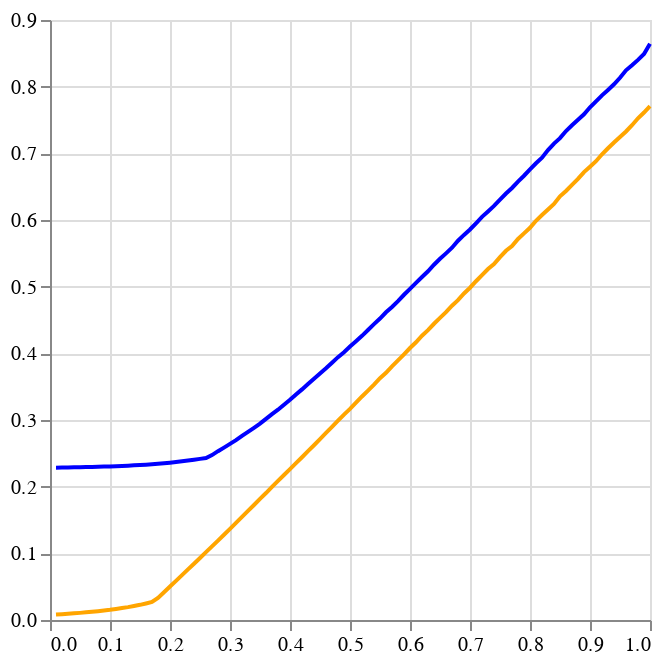

Source (notebook cell):
### Code cell
@vlplot(x=hvals)+
@vlplot(mark={:line, color=:blue}, x=hvals,y=y1)+
@vlplot(mark={:line, color=:orange}, x=hvals,y=y2)

### Figure 1 — Vega-Lite specification as saved in the notebook (floating-point values rounded to 4 significant figures)
{"data": {"values": [{"x": 0.01}, {"x": 0.02}, {"x": 0.03}, {"x": 0.04}, {"x": 0.05}, {"x": 0.06}, {"x": 0.07}, {"x": 0.08}, {"x": 0.09}, {"x": 0.1}, {"x": 0.11}, {"x": 0.12}, {"x": 0.13}, {"x": 0.14}, {"x": 0.15}, {"x": 0.16}, {"x": 0.17}, {"x": 0.18}, {"x": 0.19}, {"x": 0.2}, {"x": 0.21}, {"x": 0.22}, {"x": 0.23}, {"x": 0.24}, {"x": 0.25}, {"x": 0.26}, {"x": 0.27}, {"x": 0.28}, {"x": 0.29}, {"x": 0.3}, {"x": 0.31}, {"x": 0.32}, {"x": 0.33}, {"x": 0.34}, {"x": 0.35}, {"x": 0.36}, {"x": 0.37}, {"x": 0.38}, {"x": 0.39}, {"x": 0.4}, {"x": 0.41}, {"x": 0.42}, {"x": 0.43}, {"x": 0.44}, {"x": 0.45}, {"x": 0.46}, {"x": 0.47}, {"x": 0.48}, {"x": 0.49}, {"x": 0.5}, {"x": 0.51}, {"x": 0.52}, {"x": 0.53}, {"x": 0.54}, {"x": 0.55}, {"x": 0.56}, {"x": 0.57}, {"x": 0.58}, {"x": 0.59}, {"x": 0.6}, {"x": 0.61}, {"x": 0.62}, {"x": 0.63}, {"x": 0.64}, {"x": 0.65}, {"x": 0.66}, {"x": 0.67}, {"x": 0.68}, {"x": 0.69}, {"x": 0.7}, {"x": 0.71}, {"x": 0.72}, {"x": 0.73}, {"x": 0.74}, {"x": 0.75}, {"x": 0.76}, {"x": 0.77}, {"x": 0.78}, {"x": 0.79}, {"x": 0.8}, {"x": 0.81}, {"x": 0.82}, {"x": 0.83}, {"x": 0.84}, {"x": 0.85}, {"x": 0.86}, {"x": 0.87}, {"x": 0.88}, {"x": 0.89}, {"x": 0.9}, {"x": 0.91}, {"x": 0.92}, {"x": 0.93}, {"x": 0.94}, {"x": 0.95}, {"x": 0.96}, {"x": 0.97}, {"x": 0.98}, {"x": 0.99}, {"x": 1}]}, "encoding": {"x": {"field": "x", "title": null, "type": "quantitative"}}, "layer": [{"data": {"values": [{"x": 0.01, "y": 0.2285}, {"x": 0.02, "y": 0.2287}, {"x": 0.03, "y": 0.2288}, {"x": 0.04, "y": 0.229}, {"x": 0.05, "y": 0.2292}, {"x": 0.06, "y": 0.2294}, {"x": 0.07, "y": 0.2296}, {"x": 0.08, "y": 0.2298}, {"x": 0.09, "y": 0.2301}, {"x": 0.1, "y": 0.2304}, {"x": 0.11, "y": 0.2307}, {"x": 0.12, "y": 0.2311}, {"x": 0.13, "y": 0.2315}, {"x": 0.14, "y": 0.232}, {"x": 0.15, "y": 0.2325}, {"x": 0.16, "y": 0.233}, {"x": 0.17, "y": 0.2337}, {"x": 0.18, "y": 0.2344}, {"x": 0.19, "y": 0.2351}, {"x": 0.2, "y": 0.236}, {"x": 0.21, "y": 0.237}, {"x": 0.22, "y": 0.238}, {"x": 0.23, "y": 0.2392}, {"x": 0.24, "y": 0.2404}, {"x": 0.25, "y": 0.2417}, {"x": 0.26, "y": 0.243}, {"x": 0.27, "y": 0.2474}, {"x": 0.28, "y": 0.2532}, {"x": 0.29, "y": 0.2586}, {"x": 0.3, "y": 0.2641}, {"x": 0.31, "y": 0.2698}, {"x": 0.32, "y": 0.2762}, {"x": 0.33, "y": 0.2822}, {"x": 0.34, "y": 0.2883}, {"x": 0.35, "y": 0.2945}, {"x": 0.36, "y": 0.3017}, {"x": 0.37, "y": 0.3089}, {"x": 0.38, "y": 0.3154}, {"x": 0.39, "y": 0.323}, {"x": 0.4, "y": 0.3302}, {"x": 0.41, "y": 0.3384}, {"x": 0.42, "y": 0.3459}, {"x": 0.43, "y": 0.3541}, {"x": 0.44, "y": 0.362}, {"x": 0.45, "y": 0.3699}, {"x": 0.46, "y": 0.3776}, {"x": 0.47, "y": 0.386}, {"x": 0.48, "y": 0.3943}, {"x": 0.49, "y": 0.4017}, {"x": 0.5, "y": 0.4101}, {"x": 0.51, "y": 0.4181}, {"x": 0.52, "y": 0.4262}, {"x": 0.53, "y": 0.4351}, {"x": 0.54, "y": 0.4439}, {"x": 0.55, "y": 0.4521}, {"x": 0.56, "y": 0.4616}, {"x": 0.57, "y": 0.4695}, {"x": 0.58, "y": 0.4784}, {"x": 0.59, "y": 0.4878}, {"x": 0.6, "y": 0.4968}, {"x": 0.61, "y": 0.5058}, {"x": 0.62, "y": 0.5145}, {"x": 0.63, "y": 0.5231}, {"x": 0.64, "y": 0.5329}, {"x": 0.65, "y": 0.5418}, {"x": 0.66, "y": 0.5499}, {"x": 0.67, "y": 0.5585}, {"x": 0.68, "y": 0.5689}, {"x": 0.69, "y": 0.5776}, {"x": 0.7, "y": 0.5858}, {"x": 0.71, "y": 0.5951}, {"x": 0.72, "y": 0.6047}, {"x": 0.73, "y": 0.6129}, {"x": 0.74, "y": 0.6211}, {"x": 0.75, "y": 0.6305}, {"x": 0.76, "y": 0.6397}, {"x": 0.77, "y": 0.6481}, {"x": 0.78, "y": 0.6576}, {"x": 0.79, "y": 0.6664}, {"x": 0.8, "y": 0.6759}, {"x": 0.81, "y": 0.685}, {"x": 0.82, "y": 0.6935}, {"x": 0.83, "y": 0.7048}, {"x": 0.84, "y": 0.7146}, {"x": 0.85, "y": 0.7228}, {"x": 0.86, "y": 0.7335}, {"x": 0.87, "y": 0.7422}, {"x": 0.88, "y": 0.7504}, {"x": 0.89, "y": 0.7586}, {"x": 0.9, "y": 0.7691}, {"x": 0.91, "y": 0.7781}, {"x": 0.92, "y": 0.787}, {"x": 0.93, "y": 0.7951}, {"x": 0.94, "y": 0.8035}, {"x": 0.95, "y": 0.8134}, {"x": 0.96, "y": 0.8245}, {"x": 0.97, "y": 0.8322}, {"x": 0.98, "y": 0.8402}, {"x": 0.99, "y": 0.849}, {"x": 1, "y": 0.8644}]}, "encoding": {"x": {"field": "x", "title": null, "type": "quantitative"}, "y": {"field": "y", "title": null, "type": "quantitative"}}, "mark": {"color": "blue", "type": "line"}}, {"data": {"values": [{"x": 0.01, "y": 0.008244}, {"x": 0.02, "y": 0.008794}, {"x": 0.03, "y": 0.009288}, {"x": 0.04, "y": 0.009959}, {"x": 0.05, "y": 0.01068}, {"x": 0.06, "y": 0.01147}, {"x": 0.07, "y": 0.01222}, {"x": 0.08, "y": 0.01316}, {"x": 0.09, "y": 0.0142}, {"x": 0.1, "y": 0.01522}, {"x": 0.11, "y": 0.01647}, {"x": 0.12, "y": 0.01785}, {"x": 0.13, "y": 0.01928}, {"x": 0.14, "y": 0.02097}, {"x": 0.15, "y": 0.02275}, {"x": 0.16, "y": 0.02482}, {"x": 0.17, "y": 0.02705}, {"x": 0.18, "y": 0.0332}, {"x": 0.19, "y": 0.04169}, {"x": 0.2, "y": 0.05018}, {"x": 0.21, "y": 0.05874}, {"x": 0.22, "y": 0.06728}, {"x": 0.23, "y": 0.07587}, {"x": 0.24, "y": 0.08447}, {"x": 0.25, "y": 0.0931}, {"x": 0.26, "y": 0.1018}, {"x": 0.27, "y": 0.1104}, {"x": 0.28, "y": 0.1191}, {"x": 0.29, "y": 0.1278}, {"x": 0.3, "y": 0.1368}, {"x": 0.31, "y": 0.1457}, {"x": 0.32, "y": 0.1547}, {"x": 0.33, "y": 0.1637}, {"x": 0.34, "y": 0.1725}, {"x": 0.35, "y": 0.1817}, {"x": 0.36, "y": 0.1905}, {"x": 0.37, "y": 0.1997}, {"x": 0.38, "y": 0.2087}, {"x": 0.39, "y": 0.2175}, {"x": 0.4, "y": 0.2263}, {"x": 0.41, "y": 0.2352}, {"x": 0.42, "y": 0.2442}, {"x": 0.43, "y": 0.2534}, {"x": 0.44, "y": 0.2622}, {"x": 0.45, "y": 0.2713}, {"x": 0.46, "y": 0.2805}, {"x": 0.47, "y": 0.2898}, {"x": 0.48, "y": 0.299}, {"x": 0.49, "y": 0.3082}, {"x": 0.5, "y": 0.3166}, {"x": 0.51, "y": 0.3259}, {"x": 0.52, "y": 0.3353}, {"x": 0.53, "y": 0.344}, {"x": 0.54, "y": 0.3531}, {"x": 0.55, "y": 0.3627}, {"x": 0.56, "y": 0.3708}, {"x": 0.57, "y": 0.3806}, {"x": 0.58, "y": 0.3894}, {"x": 0.59, "y": 0.3985}, {"x": 0.6, "y": 0.408}, {"x": 0.61, "y": 0.4166}, {"x": 0.62, "y": 0.4264}, {"x": 0.63, "y": 0.4349}, {"x": 0.64, "y": 0.4444}, {"x": 0.65, "y": 0.4531}, {"x": 0.66, "y": 0.4618}, {"x": 0.67, "y": 0.4715}, {"x": 0.68, "y": 0.4798}, {"x": 0.69, "y": 0.4898}, {"x": 0.7, "y": 0.4984}, {"x": 0.71, "y": 0.5081}, {"x": 0.72, "y": 0.5174}, {"x": 0.73, "y": 0.5264}, {"x": 0.74, "y": 0.5339}, {"x": 0.75, "y": 0.5443}, {"x": 0.76, "y": 0.5538}, {"x": 0.77, "y": 0.561}, {"x": 0.78, "y": 0.5716}, {"x": 0.79, "y": 0.58}, {"x": 0.8, "y": 0.5882}, {"x": 0.81, "y": 0.5988}, {"x": 0.82, "y": 0.6075}, {"x": 0.83, "y": 0.6158}, {"x": 0.84, "y": 0.6241}, {"x": 0.85, "y": 0.6355}, {"x": 0.86, "y": 0.6436}, {"x": 0.87, "y": 0.6527}, {"x": 0.88, "y": 0.6616}, {"x": 0.89, "y": 0.6719}, {"x": 0.9, "y": 0.6799}, {"x": 0.91, "y": 0.6882}, {"x": 0.92, "y": 0.6986}, {"x": 0.93, "y": 0.7076}, {"x": 0.94, "y": 0.7163}, {"x": 0.95, "y": 0.7245}, {"x": 0.96, "y": 0.7328}, {"x": 0.97, "y": 0.7421}, {"x": 0.98, "y": 0.7525}, {"x": 0.99, "y": 0.7612}, {"x": 1, "y": 0.7707}]}, "encoding": {"x": {"field": "x", "title": null, "type": "quantitative"}, "y": {"field": "y", "title": null, "type": "quantitative"}}, "mark": {"color": "orange", "type": "line"}}]}
